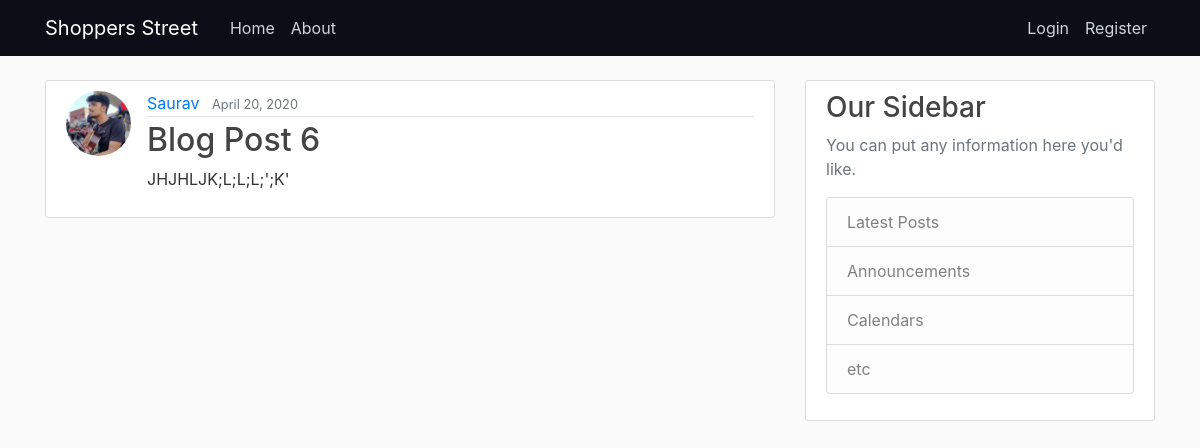
The page /post/10/ on the database its author committed.
### store/models.py (models this page shows, shortened)
class Post(models.Model):
    title = models.CharField(max_length=100)
    content = models.TextField()
    date_posted = models.DateTimeField(default=timezone.now)
    author = models.ForeignKey(User, on_delete=models.CASCADE)
    link = models.URLField(max_length = 200, default = 'www.google.com')

### users/models.py (models this page shows, shortened)
class Profile(models.Model):
    user = models.OneToOneField(User, on_delete = models.CASCADE)
    image = models.ImageField(default="default.jpg", upload_to="profile_pics")

### store/views.py (the view)
# urls.py: path('post/<int:pk>/', PostDetailView.as_view(), name='post-detail'),
class PostDetailView(DetailView):
    model = Post

### store/templates/store/post_detail.html (shortened to what this page needs)
{% extends "store/base.html" %}
{% block content %}
<article class="media content-section">
  <img class="rounded-circle article-img" src="{{ object.author.profile.image.url }}">
  <div class="media-body">
    <div class="article-metadata">
      <a class="mr-2" href="#">{{ object.author }}</a>
      <small class="text-muted">{{ object.date_posted|date:"F d, Y" }}</small>
    </div>
    <h2 class="article-title">{{ object.title }}</h2>
    <p class="article-content">{{ object.content }}</p>
  </div>
</article>
{% endblock content %}

### store/static/store/main.css (style rules this page uses)
body { background: #fafafa; color: #333333; margin-top: 5rem; }
h1, h2, h3, h4, h5, h6 { color: #444444; }
.content-section { background: #ffffff; padding: 10px 20px; border: 1px solid #dddddd; border-radius: 3px; margin-bottom: 20px; }
.article-title { color: #444444; }
.article-content { white-space: pre-line; }
.article-img { height: 65px; width: 65px; margin-right: 16px; }
.article-metadata { padding-bottom: 1px; margin-bottom: 4px; border-bottom: 1px solid #e3e3e3 }

### rows shown on the page
Post: author.profile.image (picture), author "Saurav", date_posted "April 20, 2020", title "Blog Post 6", content "JHJHLJK;L;L;L;';K'"
